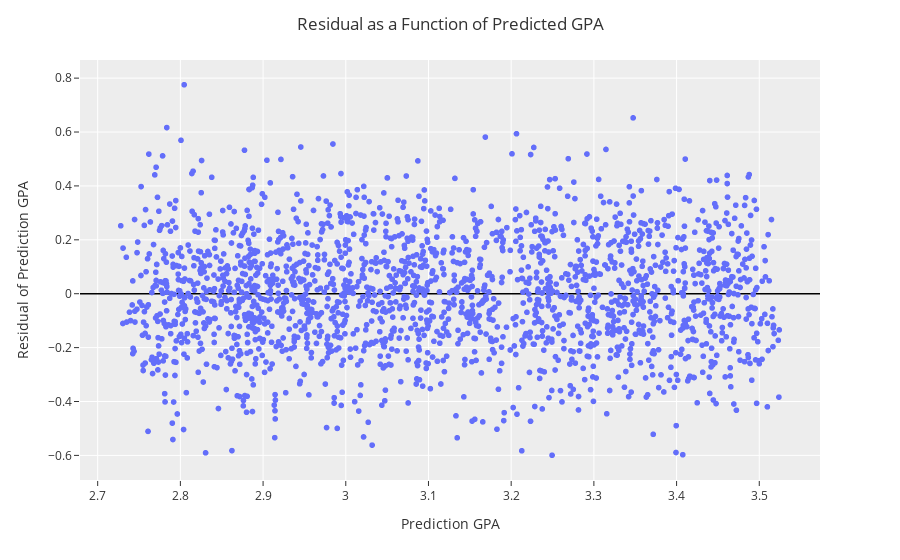

Notebook cell for this chart:
### Code cell
fig_residualin = px.scatter(dummy_datain,x='Prediction GPA',y='Residual of Prediction GPA')

# Update layout to show axis line at y=0
fig_residualin.update_layout(
    yaxis={'zeroline':True, 'zerolinewidth':1.5, 'zerolinecolor':"black"}
)

fig_residualin.update_layout(template="ggplot2",
                  title='Residual as a Function of Predicted GPA',
                  title_x=0.5
                 )

fig_residualin.show()

### Figure 1 — Plotly figure (JSON) as saved in the notebook; plotly's stock layout.template omitted (floating-point values rounded to 4 significant figures; data arrays with more than 128 entries replaced by an {"elided": "..."} marker saying what was removed)
{"data": [{"hovertemplate": "Prediction GPA=%{x}<br>Residual of Prediction GPA=%{y}<extra></extra>", "legendgroup": "", "marker": {"color": "#636efa", "symbol": "circle"}, "mode": "markers", "name": "", "showlegend": false, "type": "scattergl", "x": {"elided": "2000 float values"}, "xaxis": "x", "y": {"elided": "2000 float values"}, "yaxis": "y"}], "layout": {"legend": {"tracegroupgap": 0}, "margin": {"t": 60}, "title": {"text": "Residual as a Function of Predicted GPA", "x": 0.5}, "xaxis": {"anchor": "y", "domain": [0, 1], "title": {"text": "Prediction GPA"}}, "yaxis": {"anchor": "x", "domain": [0, 1], "title": {"text": "Residual of Prediction GPA"}, "zeroline": true, "zerolinecolor": "black", "zerolinewidth": 1.5}}}
